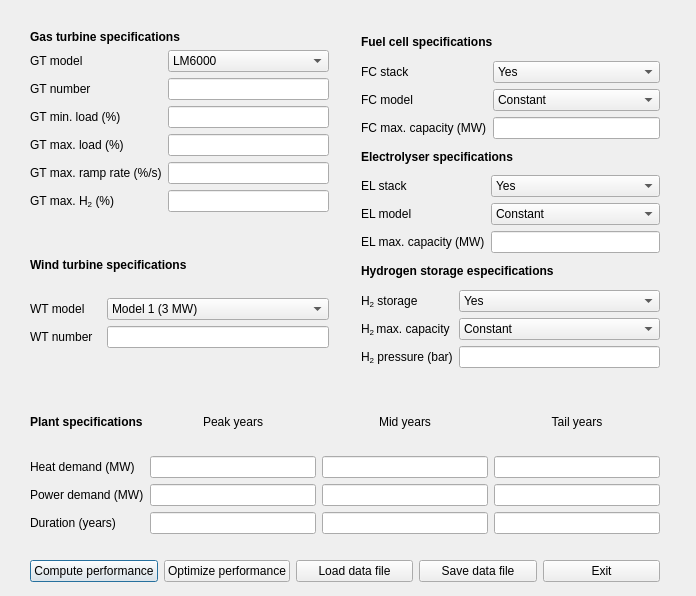
<?xml version="1.0" encoding="UTF-8"?>
<ui version="4.0">
 <class>Dialog</class>
 <widget class="QDialog" name="Dialog">
  <property name="geometry">
   <rect>
    <x>0</x>
    <y>0</y>
    <width>696</width>
    <height>596</height>
   </rect>
  </property>
  <property name="windowTitle">
   <string>Dialog</string>
  </property>
  <widget class="QWidget" name="layoutWidget">
   <property name="geometry">
    <rect>
     <x>30</x>
     <y>30</y>
     <width>630</width>
     <height>552</height>
    </rect>
   </property>
   <layout class="QGridLayout" name="gridLayout_8">
    <item row="0" column="1" rowspan="2">
     <spacer name="verticalSpacer">
      <property name="orientation">
       <enum>Qt::Vertical</enum>
      </property>
      <property name="sizeHint" stdset="0">
       <size>
        <width>20</width>
        <height>338</height>
       </size>
      </property>
     </spacer>
    </item>
    <item row="3" column="0" colspan="3">
     <layout class="QGridLayout" name="gridLayout">
      <item row="1" column="2">
       <widget class="QLineEdit" name="lineEdit_16"/>
      </item>
      <item row="0" column="0">
       <widget class="QLabel" name="label_36">
        <property name="text">
         <string>&lt;html&gt;&lt;head/&gt;&lt;body&gt;&lt;p&gt;&lt;span style=&quot; font-weight:600;&quot;&gt;Plant specifications&lt;/span&gt;&lt;/p&gt;&lt;/body&gt;&lt;/html&gt;</string>
        </property>
       </widget>
      </item>
      <item row="2" column="3">
       <widget class="QLineEdit" name="lineEdit_19"/>
      </item>
      <item row="1" column="0">
       <widget class="QLabel" name="label_33">
        <property name="text">
         <string>Heat demand (MW)</string>
        </property>
       </widget>
      </item>
      <item row="2" column="2">
       <widget class="QLineEdit" name="lineEdit_20"/>
      </item>
      <item row="3" column="1">
       <widget class="QLineEdit" name="lineEdit_23"/>
      </item>
      <item row="2" column="1">
       <widget class="QLineEdit" name="lineEdit_18"/>
      </item>
      <item row="0" column="2">
       <widget class="QLabel" name="label_9">
        <property name="text">
         <string>&lt;html&gt;&lt;head/&gt;&lt;body&gt;&lt;p align=&quot;center&quot;&gt;Mid years&lt;/p&gt;&lt;/body&gt;&lt;/html&gt;</string>
        </property>
       </widget>
      </item>
      <item row="1" column="1">
       <widget class="QLineEdit" name="lineEdit_10"/>
      </item>
      <item row="3" column="2">
       <widget class="QLineEdit" name="lineEdit_21"/>
      </item>
      <item row="1" column="3">
       <widget class="QLineEdit" name="lineEdit_17"/>
      </item>
      <item row="0" column="3">
       <widget class="QLabel" name="label_10">
        <property name="text">
         <string>&lt;html&gt;&lt;head/&gt;&lt;body&gt;&lt;p align=&quot;center&quot;&gt;Tail years&lt;/p&gt;&lt;/body&gt;&lt;/html&gt;</string>
        </property>
       </widget>
      </item>
      <item row="2" column="0">
       <widget class="QLabel" name="label_34">
        <property name="text">
         <string>Power demand (MW)</string>
        </property>
       </widget>
      </item>
      <item row="0" column="1">
       <widget class="QLabel" name="label_8">
        <property name="text">
         <string>&lt;html&gt;&lt;head/&gt;&lt;body&gt;&lt;p align=&quot;center&quot;&gt;Peak years&lt;/p&gt;&lt;/body&gt;&lt;/html&gt;</string>
        </property>
       </widget>
      </item>
      <item row="3" column="3">
       <widget class="QLineEdit" name="lineEdit_22"/>
      </item>
      <item row="3" column="0">
       <widget class="QLabel" name="label_35">
        <property name="text">
         <string>Duration (years)</string>
        </property>
       </widget>
      </item>
     </layout>
    </item>
    <item row="5" column="0" colspan="3">
     <layout class="QHBoxLayout" name="horizontalLayout">
      <item>
       <widget class="QPushButton" name="pushButton">
        <property name="text">
         <string>Compute performance</string>
        </property>
       </widget>
      </item>
      <item>
       <widget class="QPushButton" name="pushButton_2">
        <property name="text">
         <string>Optimize performance</string>
        </property>
       </widget>
      </item>
      <item>
       <widget class="QPushButton" name="pushButton_4">
        <property name="text">
         <string>Load data file</string>
        </property>
       </widget>
      </item>
      <item>
       <widget class="QPushButton" name="pushButton_5">
        <property name="text">
         <string>Save data file</string>
        </property>
       </widget>
      </item>
      <item>
       <widget class="QPushButton" name="pushButton_3">
        <property name="text">
         <string>Exit</string>
        </property>
       </widget>
      </item>
     </layout>
    </item>
    <item row="2" column="0" colspan="3">
     <spacer name="horizontalSpacer_4">
      <property name="orientation">
       <enum>Qt::Horizontal</enum>
      </property>
      <property name="sizeHint" stdset="0">
       <size>
        <width>628</width>
        <height>20</height>
       </size>
      </property>
     </spacer>
    </item>
    <item row="0" column="2" rowspan="2">
     <layout class="QGridLayout" name="gridLayout_6">
      <item row="0" column="0">
       <layout class="QGridLayout" name="gridLayout_4">
        <item row="1" column="0">
         <widget class="QLabel" name="label_24">
          <property name="minimumSize">
           <size>
            <width>71</width>
            <height>0</height>
           </size>
          </property>
          <property name="text">
           <string>FC stack</string>
          </property>
         </widget>
        </item>
        <item row="1" column="1">
         <widget class="QComboBox" name="comboBox_5">
          <item>
           <property name="text">
            <string>Yes</string>
           </property>
          </item>
          <item>
           <property name="text">
            <string>No</string>
           </property>
          </item>
         </widget>
        </item>
        <item row="2" column="1">
         <widget class="QComboBox" name="comboBox_4">
          <item>
           <property name="text">
            <string>Constant</string>
           </property>
          </item>
          <item>
           <property name="text">
            <string>Predefined</string>
           </property>
          </item>
          <item>
           <property name="text">
            <string>User input</string>
           </property>
          </item>
         </widget>
        </item>
        <item row="3" column="0">
         <widget class="QLabel" name="label_12">
          <property name="minimumSize">
           <size>
            <width>56</width>
            <height>0</height>
           </size>
          </property>
          <property name="text">
           <string>FC max. capacity (MW)</string>
          </property>
         </widget>
        </item>
        <item row="2" column="0">
         <widget class="QLabel" name="label_22">
          <property name="minimumSize">
           <size>
            <width>71</width>
            <height>0</height>
           </size>
          </property>
          <property name="text">
           <string>FC model</string>
          </property>
         </widget>
        </item>
        <item row="3" column="1">
         <widget class="QLineEdit" name="lineEdit_7"/>
        </item>
        <item row="0" column="0" colspan="2">
         <widget class="QLabel" name="label_23">
          <property name="text">
           <string>&lt;html&gt;&lt;head/&gt;&lt;body&gt;&lt;p&gt;&lt;span style=&quot; font-weight:600;&quot;&gt;Fuel cell specifications&lt;/span&gt;&lt;/p&gt;&lt;/body&gt;&lt;/html&gt;</string>
          </property>
         </widget>
        </item>
       </layout>
      </item>
      <item row="2" column="0">
       <layout class="QGridLayout" name="gridLayout_5">
        <item row="2" column="1">
         <widget class="QComboBox" name="comboBox_9">
          <item>
           <property name="text">
            <string>Constant</string>
           </property>
          </item>
          <item>
           <property name="text">
            <string>Predefined</string>
           </property>
          </item>
          <item>
           <property name="text">
            <string>User input</string>
           </property>
          </item>
         </widget>
        </item>
        <item row="3" column="1">
         <widget class="QLineEdit" name="lineEdit_9"/>
        </item>
        <item row="0" column="0" colspan="2">
         <widget class="QLabel" name="label_31">
          <property name="text">
           <string>&lt;html&gt;&lt;head/&gt;&lt;body&gt;&lt;p&gt;&lt;span style=&quot; font-weight:600;&quot;&gt;Hydrogen storage especifications&lt;/span&gt;&lt;/p&gt;&lt;/body&gt;&lt;/html&gt;</string>
          </property>
         </widget>
        </item>
        <item row="1" column="1">
         <widget class="QComboBox" name="comboBox_8">
          <item>
           <property name="text">
            <string>Yes</string>
           </property>
          </item>
          <item>
           <property name="text">
            <string>No</string>
           </property>
          </item>
         </widget>
        </item>
        <item row="1" column="0">
         <widget class="QLabel" name="label_32">
          <property name="minimumSize">
           <size>
            <width>71</width>
            <height>0</height>
           </size>
          </property>
          <property name="text">
           <string>&lt;html&gt;&lt;head/&gt;&lt;body&gt;&lt;p&gt;H&lt;span style=&quot; vertical-align:sub;&quot;&gt;2&lt;/span&gt; storage&lt;/p&gt;&lt;/body&gt;&lt;/html&gt;</string>
          </property>
         </widget>
        </item>
        <item row="3" column="0">
         <widget class="QLabel" name="label_30">
          <property name="minimumSize">
           <size>
            <width>56</width>
            <height>0</height>
           </size>
          </property>
          <property name="text">
           <string>&lt;html&gt;&lt;head/&gt;&lt;body&gt;&lt;p&gt;H&lt;span style=&quot; vertical-align:sub;&quot;&gt;2&lt;/span&gt; pressure (bar)&lt;/p&gt;&lt;/body&gt;&lt;/html&gt;</string>
          </property>
         </widget>
        </item>
        <item row="2" column="0">
         <widget class="QLabel" name="label_29">
          <property name="minimumSize">
           <size>
            <width>71</width>
            <height>0</height>
           </size>
          </property>
          <property name="text">
           <string>&lt;html&gt;&lt;head/&gt;&lt;body&gt;&lt;p&gt;H&lt;span style=&quot; vertical-align:sub;&quot;&gt;2 &lt;/span&gt;max. capacity&lt;/p&gt;&lt;/body&gt;&lt;/html&gt;</string>
          </property>
         </widget>
        </item>
       </layout>
      </item>
      <item row="1" column="0">
       <layout class="QGridLayout" name="gridLayout_3">
        <item row="1" column="1">
         <widget class="QComboBox" name="comboBox_6">
          <item>
           <property name="text">
            <string>Yes</string>
           </property>
          </item>
          <item>
           <property name="text">
            <string>No</string>
           </property>
          </item>
         </widget>
        </item>
        <item row="2" column="0">
         <widget class="QLabel" name="label_25">
          <property name="minimumSize">
           <size>
            <width>71</width>
            <height>0</height>
           </size>
          </property>
          <property name="text">
           <string>EL model</string>
          </property>
         </widget>
        </item>
        <item row="3" column="0">
         <widget class="QLabel" name="label_26">
          <property name="minimumSize">
           <size>
            <width>56</width>
            <height>0</height>
           </size>
          </property>
          <property name="text">
           <string>EL max. capacity (MW)</string>
          </property>
         </widget>
        </item>
        <item row="0" column="0" colspan="2">
         <widget class="QLabel" name="label_27">
          <property name="text">
           <string>&lt;html&gt;&lt;head/&gt;&lt;body&gt;&lt;p&gt;&lt;span style=&quot; font-weight:600;&quot;&gt;Electrolyser specifications&lt;/span&gt;&lt;/p&gt;&lt;/body&gt;&lt;/html&gt;</string>
          </property>
         </widget>
        </item>
        <item row="2" column="1">
         <widget class="QComboBox" name="comboBox_7">
          <item>
           <property name="text">
            <string>Constant</string>
           </property>
          </item>
          <item>
           <property name="text">
            <string>Predefined</string>
           </property>
          </item>
          <item>
           <property name="text">
            <string>User input</string>
           </property>
          </item>
         </widget>
        </item>
        <item row="3" column="1">
         <widget class="QLineEdit" name="lineEdit_8"/>
        </item>
        <item row="1" column="0">
         <widget class="QLabel" name="label_28">
          <property name="minimumSize">
           <size>
            <width>71</width>
            <height>0</height>
           </size>
          </property>
          <property name="text">
           <string>EL stack</string>
          </property>
         </widget>
        </item>
       </layout>
      </item>
     </layout>
    </item>
    <item row="0" column="0">
     <layout class="QGridLayout" name="gridLayout_7">
      <item row="2" column="1">
       <widget class="QLineEdit" name="lineEdit"/>
      </item>
      <item row="5" column="0">
       <widget class="QLabel" name="label_4">
        <property name="minimumSize">
         <size>
          <width>56</width>
          <height>0</height>
         </size>
        </property>
        <property name="text">
         <string>GT max. ramp rate (%/s)</string>
        </property>
       </widget>
      </item>
      <item row="1" column="1">
       <widget class="QComboBox" name="comboBox">
        <item>
         <property name="text">
          <string>LM6000</string>
         </property>
        </item>
        <item>
         <property name="text">
          <string>LM2500+G4</string>
         </property>
        </item>
       </widget>
      </item>
      <item row="6" column="1">
       <widget class="QLineEdit" name="lineEdit_4"/>
      </item>
      <item row="3" column="0">
       <widget class="QLabel" name="label_2">
        <property name="minimumSize">
         <size>
          <width>56</width>
          <height>0</height>
         </size>
        </property>
        <property name="text">
         <string>GT min. load (%)</string>
        </property>
       </widget>
      </item>
      <item row="4" column="0">
       <widget class="QLabel" name="label_3">
        <property name="minimumSize">
         <size>
          <width>56</width>
          <height>0</height>
         </size>
        </property>
        <property name="text">
         <string>GT max. load (%)</string>
        </property>
       </widget>
      </item>
      <item row="6" column="0">
       <widget class="QLabel" name="label_5">
        <property name="minimumSize">
         <size>
          <width>91</width>
          <height>0</height>
         </size>
        </property>
        <property name="text">
         <string>&lt;html&gt;&lt;head/&gt;&lt;body&gt;&lt;p&gt;GT max. H&lt;span style=&quot; vertical-align:sub;&quot;&gt;2&lt;/span&gt; (%)&lt;/p&gt;&lt;/body&gt;&lt;/html&gt;</string>
        </property>
       </widget>
      </item>
      <item row="4" column="1">
       <widget class="QLineEdit" name="lineEdit_3"/>
      </item>
      <item row="2" column="0">
       <widget class="QLabel" name="label">
        <property name="minimumSize">
         <size>
          <width>56</width>
          <height>0</height>
         </size>
        </property>
        <property name="text">
         <string>GT number</string>
        </property>
       </widget>
      </item>
      <item row="3" column="1">
       <widget class="QLineEdit" name="lineEdit_2"/>
      </item>
      <item row="1" column="0">
       <widget class="QLabel" name="label_6">
        <property name="minimumSize">
         <size>
          <width>71</width>
          <height>0</height>
         </size>
        </property>
        <property name="text">
         <string>GT model</string>
        </property>
       </widget>
      </item>
      <item row="5" column="1">
       <widget class="QLineEdit" name="lineEdit_5"/>
      </item>
      <item row="0" column="0" colspan="2">
       <widget class="QLabel" name="label_7">
        <property name="text">
         <string>&lt;html&gt;&lt;head/&gt;&lt;body&gt;&lt;p&gt;&lt;span style=&quot; font-weight:600;&quot;&gt;Gas turbine specifications&lt;/span&gt;&lt;/p&gt;&lt;/body&gt;&lt;/html&gt;</string>
        </property>
       </widget>
      </item>
     </layout>
    </item>
    <item row="1" column="0">
     <layout class="QGridLayout" name="gridLayout_2">
      <item row="3" column="0">
       <widget class="QLabel" name="label_11">
        <property name="minimumSize">
         <size>
          <width>56</width>
          <height>0</height>
         </size>
        </property>
        <property name="text">
         <string>WT number</string>
        </property>
       </widget>
      </item>
      <item row="1" column="0" colspan="2">
       <widget class="QLabel" name="label_14">
        <property name="text">
         <string>&lt;html&gt;&lt;head/&gt;&lt;body&gt;&lt;p&gt;&lt;span style=&quot; font-weight:600;&quot;&gt;Wind turbine specifications&lt;/span&gt;&lt;/p&gt;&lt;/body&gt;&lt;/html&gt;</string>
        </property>
       </widget>
      </item>
      <item row="2" column="1">
       <widget class="QComboBox" name="comboBox_2">
        <item>
         <property name="text">
          <string>Model 1 (3 MW)</string>
         </property>
        </item>
        <item>
         <property name="text">
          <string>Model 2 (6 MW)</string>
         </property>
        </item>
        <item>
         <property name="text">
          <string>Model 3 (9 MW)</string>
         </property>
        </item>
        <item>
         <property name="text">
          <string>User defined</string>
         </property>
        </item>
       </widget>
      </item>
      <item row="3" column="1">
       <widget class="QLineEdit" name="lineEdit_6"/>
      </item>
      <item row="0" column="0" colspan="2">
       <spacer name="horizontalSpacer_2">
        <property name="orientation">
         <enum>Qt::Horizontal</enum>
        </property>
        <property name="sizeHint" stdset="0">
         <size>
          <width>198</width>
          <height>20</height>
         </size>
        </property>
       </spacer>
      </item>
      <item row="2" column="0">
       <widget class="QLabel" name="label_13">
        <property name="minimumSize">
         <size>
          <width>71</width>
          <height>0</height>
         </size>
        </property>
        <property name="text">
         <string>WT model</string>
        </property>
       </widget>
      </item>
      <item row="4" column="0" colspan="2">
       <spacer name="horizontalSpacer_3">
        <property name="orientation">
         <enum>Qt::Horizontal</enum>
        </property>
        <property name="sizeHint" stdset="0">
         <size>
          <width>198</width>
          <height>20</height>
         </size>
        </property>
       </spacer>
      </item>
     </layout>
    </item>
    <item row="4" column="0" colspan="3">
     <spacer name="horizontalSpacer_5">
      <property name="orientation">
       <enum>Qt::Horizontal</enum>
      </property>
      <property name="sizeHint" stdset="0">
       <size>
        <width>628</width>
        <height>20</height>
       </size>
      </property>
     </spacer>
    </item>
   </layout>
  </widget>
 </widget>
 <resources/>
 <connections/>
</ui>
